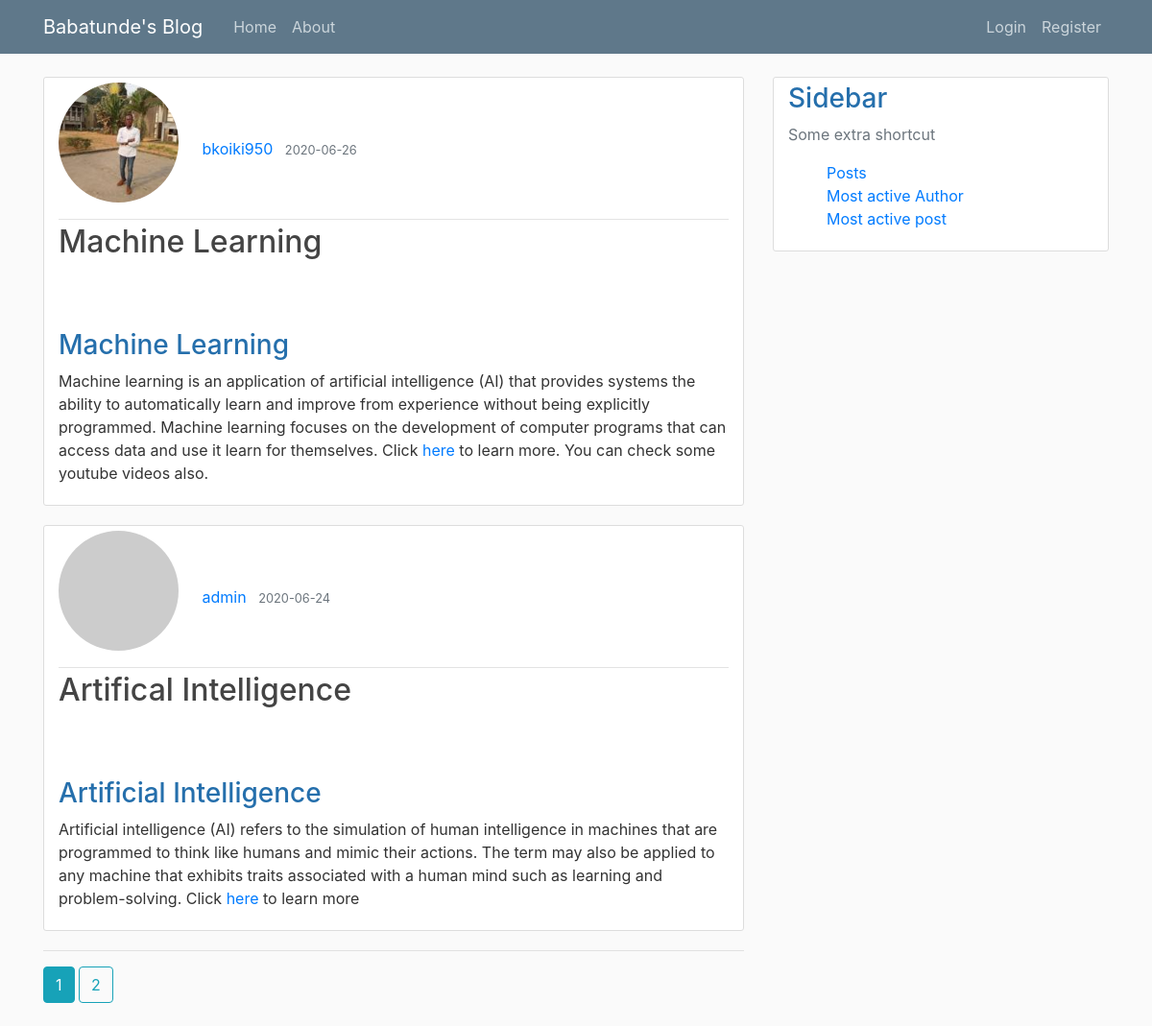
Page /home/ on the earlier database version.
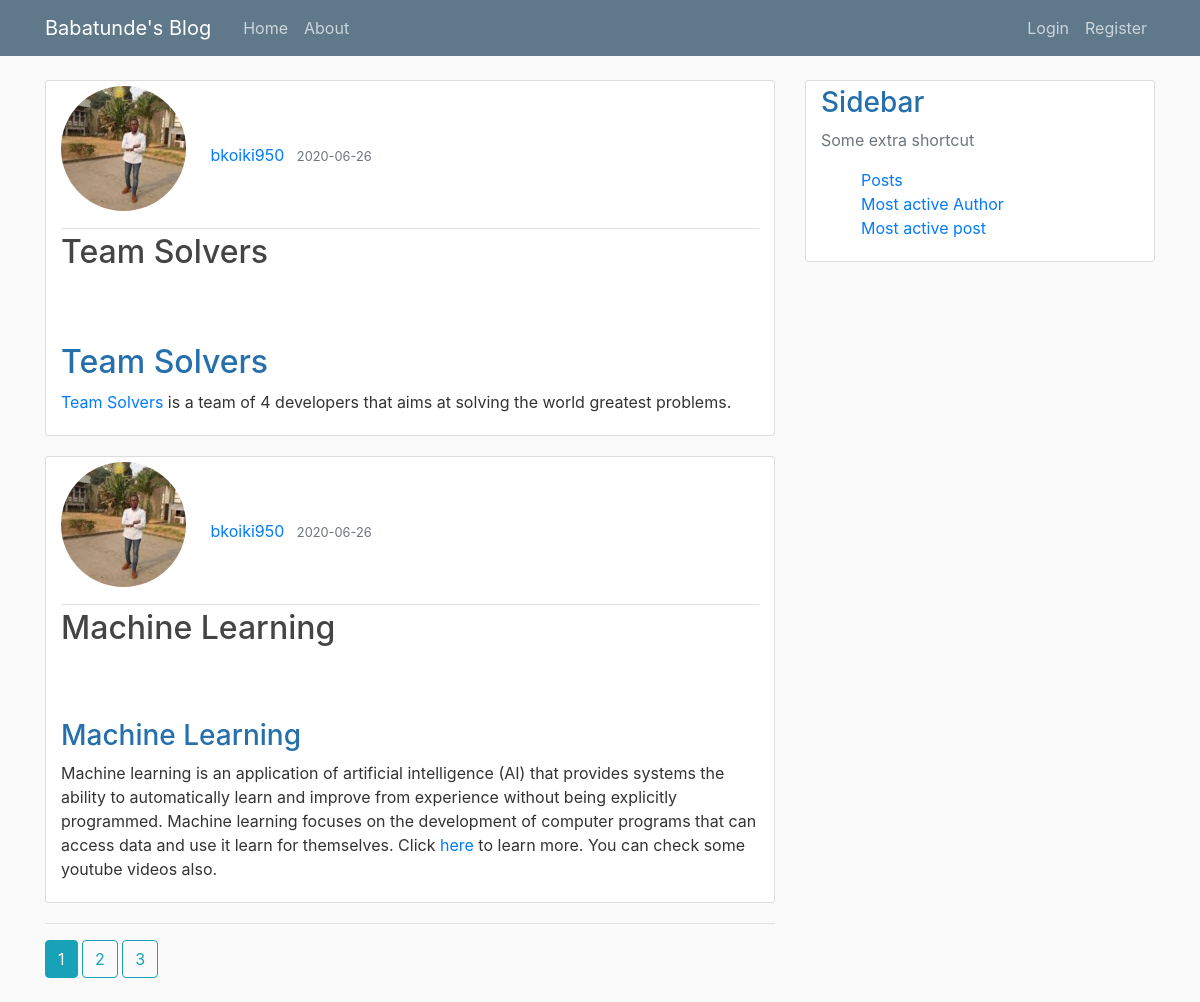
Same page on the later database version.
### coreyblog/models.py (models this page shows, shortened)
class Post(db.Model):
    id = db.Column(db.Integer, primary_key=True)
    title=db.Column(db.String(100), nullable=False)
    date_posted=db.Column(db.DateTime, nullable=False, default=datetime.utcnow)
    content=db.Column(db.Text, nullable=False)
    user_id = db.Column(db.Integer, db.ForeignKey('user.id'), nullable=False)
    body_html = db.Column(db.Text)
    comments = db.relationship('Comment', backref='post', lazy=True)

class User(db.Model, UserMixin):
    id = db.Column(db.Integer, primary_key=True)
    username=db.Column(db.String(20), unique=True, nullable=False)
    email = db.Column(db.String(120), unique=True ,nullable=False)
    password=db.Column(db.String(60), nullable=False)
    image_file=db.Column(db.String(20), nullable=False, default='default.jpg')
    posts = db.relationship('Post', backref='author', lazy=True)
    comments = db.relationship('Comment', backref='author', lazy='dynamic')
    def gravatar(self, size=100, default='identicon', rating='g'):
        if request.is_secure:
            url = 'https://secure.gravatar.com/avatar'
        else:
            url = 'http://www.gravatar.com/avatar'
        hash_ = hashlib.md5(self.email.encode('utf-8')).hexdigest()
        return '{url}/{hash_}?s={size}&d={default}&r={rating}'.format(
                                                            url=url,
                                                            hash_=hash_,
                                                            size=size,
                                                            default=default,
                                                            rating=rating)

### coreyblog/routes.py (the view)
@app.route('/')
@app.route('/home/')
def home():
    page = request.args.get('page', 1, type=int)
    all_posts = Post.query.order_by(Post.date_posted.desc()).\
                                    paginate(page=page, per_page=2)
    return render_template('home.html',
                            all_posts=all_posts)

### coreyblog/templates/home.html (shortened to what this page needs)
{% extends 'layout.html' %}
{% block content %}
    {% for post in all_posts.items %}
        <article class="media content-section">
            <div class="media-body">
                <div class="article-metadata">
                    {% if post.author.image_file == 'default.jpg' %}
                        <img class="rounded-circle account-img" src="{{ post.author.gravatar() }}" alt="profile pics" sizes="150" srcset="">
                    {% else %}
                        <img class="rounded-circle account-img" src="{{ url_for('static', filename='img/'+post.author.image_file) }}" alt="" sizes="150" srcset="">
                    {% endif %}
                    {% if post.author == current_user %}
                        <a class="mr-2" href="{{ url_for('account') }}">{{ current_user.username }}</a>
                    {% else %}
                        <a class="mr-2" href="{{ url_for('profile', user=post.author.username) }}">{{ post.author.username }}</a>
                    {% endif %}
                    <small class="text-muted">{{ post.date_posted.strftime('%Y-%m-%d') }}</small>
                </div>
                <h2><a href="{{ url_for('viewblog', id=post.id) }}" class="article-title">{{ post.title}}</a></h2>
                <p class="article-content">
                    {% if post.body_html %}
                        {{ post.body_html | safe }}
                    {% else %}
                        {{ post.content }}
                    {% endif %}
                </p>
            </div>
        </article>
    {% endfor %}
    <hr>
    {% for page_num in all_posts.iter_pages(left_edge=1, right_edge=1, left_current=1, right_current=2) %}
        {% if page_num %}
            {% if all_posts.page == page_num %}
                <a class="btn btn-info mb-4" href="{{ url_for('home', page=page_num) }}">{{ page_num }}</a>
            {% else %}
                <a class="btn btn-outline-info mb-4" href="{{ url_for('home', page=page_num) }}">{{ page_num }}</a>
            {% endif %}
        {% else %}
            ...
        {% endif %}
            {% endfor %}
{% endblock %}

Differences in the rows shown:
no longer on this page (row unchanged): Post: author.username "admin", date_posted "2020-06-24", title "Artifical Intelligence", body_html "Artificial Intelligence Artificial intelligence (AI) refers to the simulation of human intelligence in machines that are programmed to think like humans and mimic their actions. The term may also be applied to any machine that exhibits traits associated with a human mind such as learning and problem-solving. Click here to learn more"
added Post: image_file (picture), author.username "bkoiki950", date_posted "2020-06-26", title "Team Solvers", body_html "Team Solvers Team Solvers is a team of 4 developers that aims at solving the world greatest problems."
Other differences:
new list line: "3"
